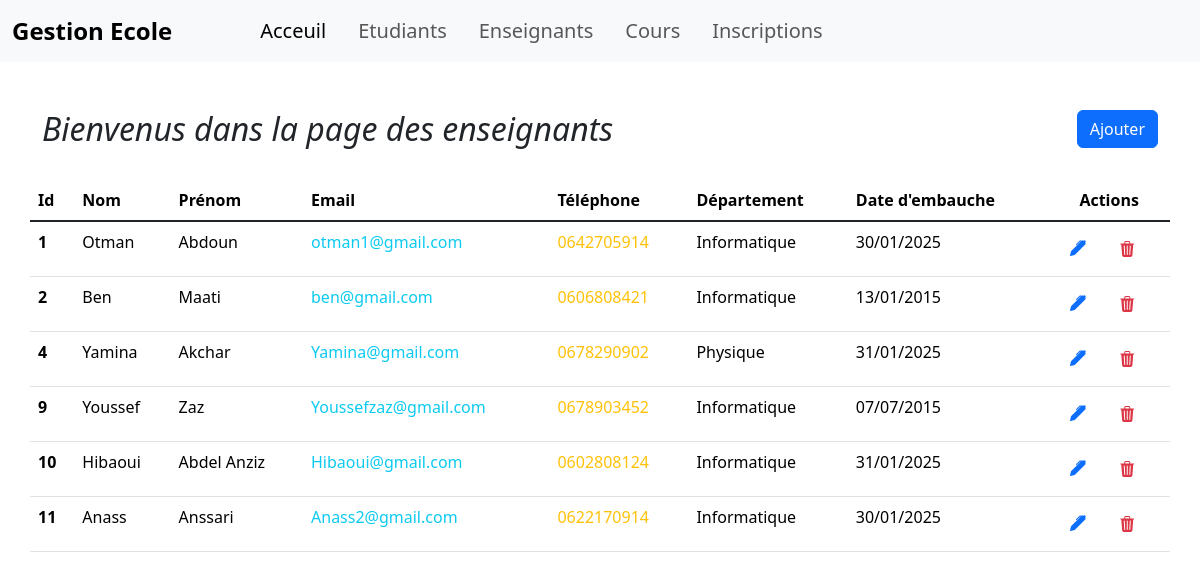
Screenshot of /teachers/ with the database file from the repository.
### home/models.py (models this page shows, shortened)
class Teacher(models.Model):
    first_name=models.CharField(max_length=50)
    last_name = models.CharField(max_length=50)
    email = models.EmailField(unique=True)
    phone = models.CharField(max_length=20, unique=True)
    departement=models.CharField(max_length=20)
    hire_date=models.DateField()

### home/views.py (the view)
# urls.py: path('teachers/', views.teachers, name='teachers' ),
def teachers(request):
    teachers = Teacher.objects.all()
    return render(request, 'home/Teachers/teachers.html', {'teachers': teachers})

### home/templates/home/Teachers/teachers.html (shortened to what this page needs)
{% extends "home/base.html" %}
{% block  content %}
<div class="d-flex mt-5 container">
    <h2 class="flex-grow-1 fst-italic">Bienvenus dans la page des enseignants</h2>
    <div>
      <a
        href="{% url "add_teachers" %}"
        type="button"
        class="btn btn-primary"
        >Ajouter</a
      >
    </div>
  </div>
  <table class="table mt-4 container">
    <thead>
      <tr>
        <th scope="col">Id</th>
        <th scope="col">Nom</th>
        <th scope="col">Prénom</th>
        <th scope="col">Email</th>
        <th scope="col">Téléphone</th>
        <th scope="col">Département</th>
        <th scope="col" >Date d'embauche</th>
        <th scope="col" class="text-center">Actions</th>
      </tr>
    </thead>
    <tbody class="table-group-divider">
      {% for teacher in teachers %}
      <tr>
        <th scope="row">{{ teacher.id }}</th>
        <td>{{teacher.first_name }}</td>
        <td>{{ teacher.last_name }}</td>
        <td><a class="text-info text-decoration-none" href="https://mail.google.com/mail/?view=cm&fs=1&to={{ teacher.email }}" >{{ teacher.email }} </a></td>
        <td> <a class="text-warning text-decoration-none" href="tel:{{ teacher.phone }}">{{ teacher.phone }}</a></td>
        <td>{{ teacher.departement }}</td>
        <td>{{ teacher.hire_date|date:"d/m/Y" }}</td>
        <td class="text-center">
          <a href="{% url 'update_teachers' teacher.id %}" class="text-primary"><i class="bi bi-pen-fill"></i></a>
          <button
            type="button"
            class="btn text-danger ms-3"
            data-bs-toggle="modal"
            data-bs-target="#deleteModal{{teacher.id}}"
          >
            <i class="bi bi-trash3-fill"></i>
          </button>
        </td>
      </tr>
      {% empty %}
      <tr>
        <td colspan="9" class="text-center">Aucun enseignant trouvé</td>
      </tr>
      {% endfor %}
    </tbody>
  </table>
{% endblock  %}

### home/templates/home/base.html (shortened to what this page needs)
{% load static %}
<!DOCTYPE html>
<html lang="en">
  <head>
    <link
      href="https://cdn.jsdelivr.net/npm/bootstrap@5.3.3/dist/css/bootstrap.min.css"
      rel="stylesheet"
    />
    <link rel="stylesheet" href="https://cdn.jsdelivr.net/npm/bootstrap-icons@1.11.3/font/bootstrap-icons.min.css">
  </head>
  <body>
    <nav class="navbar navbar-expand-lg bg-body-tertiary">
        <div class="container-fluid">
          <a class="navbar-brand fw-bold fs-4" href="/">Gestion Ecole</a>
          <div class="collapse navbar-collapse" id="navbarSupportedContent">
            <ul class="navbar-nav ms-5 fs-5 mb-2 mb-lg-0">
              <li class="nav-item ms-3">
                <a class="nav-link active " aria-current="page" href="/">Acceuil</a>
              </li>
              <li class="nav-item ms-3">
                <a class="nav-link" href="{% url "students" %}">Etudiants</a>
              </li>
              <li class="nav-item ms-3">
                <a class="nav-link" href="{% url "teachers" %}">Enseignants</a>
              </li>
              <li class="nav-item ms-3">
                <a class="nav-link" href="{% url "courses" %}">Cours</a>
              </li>
              <li class="nav-item ms-3">
                <a class="nav-link" href="{% url "enrollments" %}">Inscriptions</a>
              </li>
            </ul>
        </div>
      </nav>
      <div class="">
        {% block content %}
        {% endblock  %}
      </div>
  </body>
</html>

### rows the page displays
Teacher: id "1", first_name "Otman", last_name "Abdoun", email "otman1@gmail.com", phone "0642705914", departement "Informatique", hire_date "30/01/2025"
Teacher: id "2", first_name "Ben", last_name "Maati", email "ben@gmail.com", phone "0606808421", departement "Informatique", hire_date "13/01/2015"
Teacher: id "4", first_name "Yamina", last_name "Akchar", email "Yamina@gmail.com", phone "0678290902", departement "Physique", hire_date "31/01/2025"
Teacher: id "9", first_name "Youssef", last_name "Zaz", email "Youssefzaz@gmail.com", phone "0678903452", departement "Informatique", hire_date "07/07/2015"
Teacher: id "10", first_name "Hibaoui", last_name "Abdel Anziz", email "Hibaoui@gmail.com", phone "0602808124", departement "Informatique", hire_date "31/01/2025"
Teacher: id "11", first_name "Anass", last_name "Anssari", email "Anass2@gmail.com", phone "0622170914", departement "Informatique", hire_date "30/01/2025"
